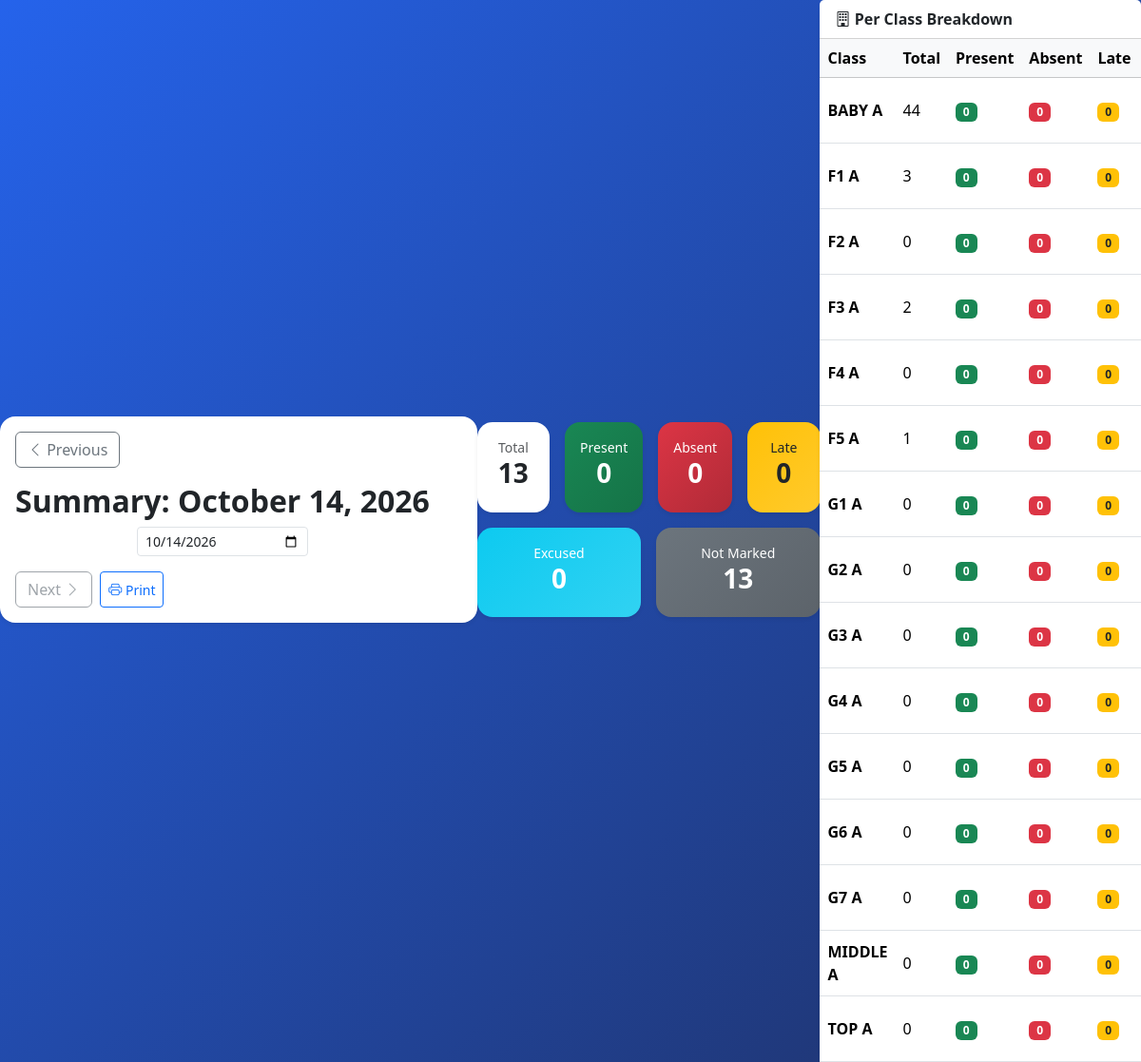
Page /school-management/students/attendance/daily/ on the committed database.
### academics/models.py (models this page shows, shortened)
class ClassRoom(models.Model):
    LEVEL_GROUP = {
        'BABY': 'PRE_PRIMARY', 'MIDDLE': 'PRE_PRIMARY', 'TOP': 'PRE_PRIMARY',
        'G1': 'PRE_PRIMARY', 'G2': 'PRE_PRIMARY', 'G3': 'PRE_PRIMARY',
        'G4': 'PRE_PRIMARY', 'G5': 'PRE_PRIMARY', 'G6': 'PRE_PRIMARY', 'G7': 'PRE_PRIMARY',
        'F1': 'ORDINARY', 'F2': 'ORDINARY', 'F3': 'ORDINARY', 'F4': 'ORDINARY',
        'F5': 'ADVANCED', 'F6': 'ADVANCED',
    }
    LEVEL_CHOICES = [
        ("BABY", "Baby"),
        ("MIDDLE", "Middle"),
        ("TOP", "Top"),
        ("G1", "Grade 1"),
        ("G2", "Grade 2"),
        ("G3", "Grade 3"),
        ("G4", "Grade 4"),
        ("G5", "Grade 5"),
        ("G6", "Grade 6"),
        ("G7", "Grade 7"),
        ("F1", "Form 1"),
        ("F2", "Form 2"),
        ("F3", "Form 3"),
        ("F4", "Form 4"),
        ("F5", "Form 5"),
        ("F6", "Form 6"),
    ]
    STREAM_CHOICES = [
        ("A", "A"),
        ("B", "B"),
        ("C", "C"),
    ]
    level = models.CharField(
        max_length=10,
        choices=LEVEL_CHOICES
    )
    stream = models.CharField(
        max_length=1,
        choices=STREAM_CHOICES
    )
    class_teacher = models.ForeignKey(
        Teacher,
        on_delete=models.SET_NULL,
        null=True,
        blank=True,
        related_name="classrooms"
    )
    class Meta:
        unique_together = ("level", "stream")
        ordering = ["level", "stream"]

### students/views.py (the view)
# urls.py: path("attendance/daily/", views.daily_attendance_summary, name="daily_attendance_summary"),
def daily_attendance_summary(request):
    date_str = request.GET.get('date')
    today = timezone.now().date()
    selected_date = date.fromisoformat(date_str) if date_str else today
    prev_date = selected_date - timedelta(days=1)
    next_date = selected_date + timedelta(days=1)
    total_active_students = Student.objects.filter(status='ACTIVE').count()
    attendance_today = Attendance.objects.filter(date=selected_date)
    school_stats = {
        'total': total_active_students,
        'present': attendance_today.filter(status='P').count(),
        'absent': attendance_today.filter(status='A').count(),
        'late': attendance_today.filter(status='L').count(),
        'excused': attendance_today.filter(status='E').count(),
    }
    marked_students = attendance_today.values('student').distinct().count()
    school_stats['not_recorded'] = total_active_students - marked_students
    classes = ClassRoom.objects.all().annotate(
        total_students=Count('students', filter=Q(students__status='ACTIVE')),
        present=Count('students__attendance', filter=Q(students__attendance__date=selected_date, students__attendance__status='P')),
        absent=Count('students__attendance', filter=Q(students__attendance__date=selected_date, students__attendance__status='A')),
        late=Count('students__attendance', filter=Q(students__attendance__date=selected_date, students__attendance__status='L')),
        excused=Count('students__attendance', filter=Q(students__attendance__date=selected_date, students__attendance__status='E')),
    ).order_by('level', 'stream')
    return render(request, 'students/daily_attendance_summary.html', {
        'date': selected_date, 'today': today, 'prev_date': prev_date, 'next_date': next_date,
        'school_stats': school_stats, 'classes': classes,
    })

### students/templates/students/daily_attendance_summary.html (shortened to what this page needs)
{% extends 'base.html' %}
{% block content %}
<div class="card shadow-sm mb-4 border-0">
    <div class="card-body">
        <div class="d-flex justify-content-between align-items-center flex-wrap gap-3">
            <a href="?date={{ prev_date|date:'Y-m-d' }}" class="btn btn-outline-secondary">
                <i class="bi bi-chevron-left"></i> Previous
            </a>
            <div class="text-center">
                <h2 class="fw-bold mb-2">Summary: {{ date|date:"F j, Y" }}</h2>
                <form method="get" class="d-flex gap-2 justify-content-center">
                    <input type="date" name="date" value="{{ date|date:'Y-m-d' }}" class="form-control form-control-sm" style="width:180px;" onchange="this.form.submit()">
                </form>
            </div>
            <div class="d-flex gap-2">
                {% if date < today %}
                <a href="?date={{ next_date|date:'Y-m-d' }}" class="btn btn-outline-secondary">
                    Next <i class="bi bi-chevron-right"></i>
                </a>
                {% else %}
                <button class="btn btn-outline-secondary" disabled>Next <i class="bi bi-chevron-right"></i></button>
                {% endif %}
                <button onclick="window.print()" class="btn btn-outline-primary btn-sm"><i class="bi bi-printer"></i> Print</button>
            </div>
        </div>
    </div>
</div>
<div class="row g-3 mb-4">
    <div class="col-6 col-md">
        <div class="card text-center border-0 shadow-sm h-100">
            <div class="card-body py-3">
                <div class="text-muted small">Total</div>
                <h3 class="fw-bold">{{ school_stats.total }}</h3>
            </div>
        </div>
    </div>
    <div class="col-6 col-md">
        <div class="card text-center border-0 shadow-sm text-white h-100" style="background: linear-gradient(135deg, #198754, #157347);">
            <div class="card-body py-3">
                <div class="small">Present</div>
                <h3 class="fw-bold">{{ school_stats.present }}</h3>
            </div>
        </div>
    </div>
    <div class="col-6 col-md">
        <div class="card text-center border-0 shadow-sm text-white h-100" style="background: linear-gradient(135deg, #dc3545, #b02a37);">
            <div class="card-body py-3">
                <div class="small">Absent</div>
                <h3 class="fw-bold">{{ school_stats.absent }}</h3>
            </div>
        </div>
    </div>
    <div class="col-6 col-md">
        <div class="card text-center border-0 shadow-sm text-white h-100" style="background: linear-gradient(135deg, #ffc107, #ffca2c);">
            <div class="card-body py-3">
                <div class="small text-dark">Late</div>
                <h3 class="fw-bold text-dark">{{ school_stats.late }}</h3>
            </div>
        </div>
    </div>
    <div class="col-6 col-md">
        <div class="card text-center border-0 shadow-sm text-white h-100" style="background: linear-gradient(135deg, #0dcaf0, #31d2f2);">
            <div class="card-body py-3">
                <div class="small">Excused</div>
                <h3 class="fw-bold">{{ school_stats.excused }}</h3>
            </div>
        </div>
    </div>
    <div class="col-6 col-md">
        <div class="card text-center border-0 shadow-sm text-white h-100" style="background: linear-gradient(135deg, #6c757d, #5c636a);">
            <div class="card-body py-3">
                <div class="small">Not Marked</div>
                <h3 class="fw-bold">{{ school_stats.not_recorded }}</h3>
            </div>
        </div>
    </div>
</div>
<div class="card shadow-sm border-0">
    <div class="card-header bg-white fw-bold">
        <i class="bi bi-building"></i> Per Class Breakdown
    </div>
    <div class="card-body p-0">
        <div class="table-responsive">
            <table class="table table-hover mb-0 align-middle">
                <thead class="table-light">
                    <tr>
                        <th>Class</th>
                        <th>Total</th>
                        <th>Present</th>
                        <th>Absent</th>
                        <th>Late</th>
                        <th>Excused</th>
                    </tr>
                </thead>
                <tbody>
                    {% for class in classes %}
                    <tr>
                        <td class="fw-bold">{{ class.level }} {{ class.stream }}</td>
                        <td>{{ class.total_students }}</td>
                        <td><span class="badge bg-success">{{ class.present }}</span></td>
                        <td><span class="badge bg-danger">{{ class.absent }}</span></td>
                        <td><span class="badge bg-warning text-dark">{{ class.late }}</span></td>
                        <td><span class="badge bg-info">{{ class.excused }}</span></td>
                    </tr>
                    {% endfor %}
                </tbody>
            </table>
        </div>
    </div>
</div>
{% endblock %}

### templates/base.html (style rules this page uses)
:root { --sidebar-bg: #0c152d; --sidebar-active: #2563eb; --primary: #2563eb; --bg-light: #f5f7fb; }
body { background: var(--bg-light); min-height: 100vh; font-family: 'Segoe UI', Tahoma, Geneva, Verdana, sans-serif; }
.login-body { background: linear-gradient(135deg, var(--primary) 0%, #1f3167 100%); display: flex; align-items: center; justify-content: center; }
.card { border: none; border-radius: 16px; box-shadow: 0 3px 15px rgba(0,0,0,0.05); }

### rows in the picture
ClassRoom: level "BABY", stream "A", total_students "44", present "0", absent "0", late "0"
ClassRoom: level "F1", stream "A", total_students "3", present "0", absent "0", late "0"
ClassRoom: level "F2", stream "A", total_students "0", present "0", absent "0", late "0"
ClassRoom: level "F3", stream "A", total_students "2", present "0", absent "0", late "0"
ClassRoom: level "F4", stream "A", total_students "0", present "0", absent "0", late "0"
ClassRoom: level "F5", stream "A", total_students "1", present "0", absent "0", late "0"
ClassRoom: level "G1", stream "A", total_students "0", present "0", absent "0", late "0"
ClassRoom: level "G2", stream "A", total_students "0", present "0", absent "0", late "0"
ClassRoom: level "G3", stream "A", total_students "0", present "0", absent "0", late "0"
ClassRoom: level "G4", stream "A", total_students "0", present "0", absent "0", late "0"
ClassRoom: level "G5", stream "A", total_students "0", present "0", absent "0", late "0"
ClassRoom: level "G6", stream "A", total_students "0", present "0", absent "0", late "0"
ClassRoom: level "G7", stream "A", total_students "0", present "0", absent "0", late "0"
ClassRoom: level "MIDDLE", stream "A", total_students "0", present "0", absent "0", late "0"
ClassRoom: level "TOP", stream "A", total_students "0", present "0", absent "0", late "0"

### other values in the picture
{{ date|date:"F j, Y" }} "October 14, 2026"
{{ school_stats.total }} "13"
{{ school_stats.present }} "0"
{{ school_stats.absent }} "0"
{{ school_stats.late }} "0"
{{ school_stats.excused }} "0"
{{ school_stats.not_recorded }} "13"
